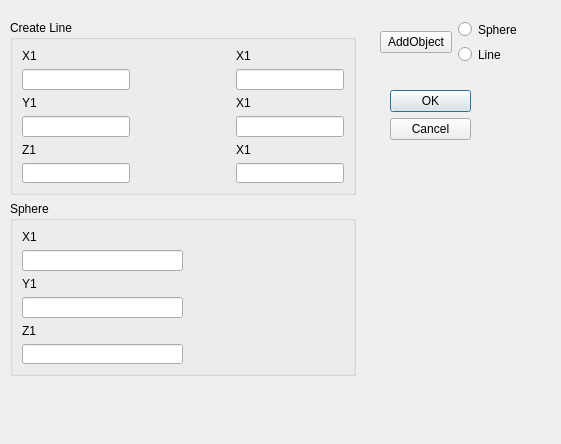
<?xml version="1.0" encoding="UTF-8"?>
<ui version="4.0">
 <class>PolygonPrimitives</class>
 <widget class="QDialog" name="PolygonPrimitives">
  <property name="geometry">
   <rect>
    <x>0</x>
    <y>0</y>
    <width>561</width>
    <height>444</height>
   </rect>
  </property>
  <property name="windowTitle">
   <string>Dialog</string>
  </property>
  <widget class="QDialogButtonBox" name="buttonBox">
   <property name="geometry">
    <rect>
     <x>390</x>
     <y>90</y>
     <width>81</width>
     <height>241</height>
    </rect>
   </property>
   <property name="orientation">
    <enum>Qt::Vertical</enum>
   </property>
   <property name="standardButtons">
    <set>QDialogButtonBox::Cancel|QDialogButtonBox::Ok</set>
   </property>
  </widget>
  <widget class="QWidget" name="">
   <property name="geometry">
    <rect>
     <x>10</x>
     <y>20</y>
     <width>346</width>
     <height>356</height>
    </rect>
   </property>
   <layout class="QVBoxLayout" name="verticalLayout_11">
    <item>
     <widget class="QGroupBox" name="groupBox">
      <property name="title">
       <string>Create Line</string>
      </property>
      <layout class="QVBoxLayout" name="verticalLayout_7">
       <item>
        <layout class="QHBoxLayout" name="horizontalLayout">
         <item>
          <layout class="QVBoxLayout" name="verticalLayout">
           <item>
            <widget class="QLabel" name="label">
             <property name="text">
              <string>X1</string>
             </property>
            </widget>
           </item>
           <item>
            <widget class="QLineEdit" name="lineEdit"/>
           </item>
          </layout>
         </item>
         <item>
          <spacer name="horizontalSpacer">
           <property name="orientation">
            <enum>Qt::Horizontal</enum>
           </property>
           <property name="sizeHint" stdset="0">
            <size>
             <width>40</width>
             <height>20</height>
            </size>
           </property>
          </spacer>
         </item>
         <item>
          <layout class="QVBoxLayout" name="verticalLayout_4">
           <item>
            <widget class="QLabel" name="label_4">
             <property name="text">
              <string>X1</string>
             </property>
            </widget>
           </item>
           <item>
            <widget class="QLineEdit" name="lineEdit_4">
             <property name="text">
              <string/>
             </property>
            </widget>
           </item>
          </layout>
         </item>
        </layout>
       </item>
       <item>
        <layout class="QHBoxLayout" name="horizontalLayout_2">
         <item>
          <layout class="QVBoxLayout" name="verticalLayout_2">
           <item>
            <widget class="QLabel" name="label_2">
             <property name="text">
              <string>Y1</string>
             </property>
            </widget>
           </item>
           <item>
            <widget class="QLineEdit" name="lineEdit_2"/>
           </item>
          </layout>
         </item>
         <item>
          <spacer name="horizontalSpacer_2">
           <property name="orientation">
            <enum>Qt::Horizontal</enum>
           </property>
           <property name="sizeHint" stdset="0">
            <size>
             <width>40</width>
             <height>20</height>
            </size>
           </property>
          </spacer>
         </item>
         <item>
          <layout class="QVBoxLayout" name="verticalLayout_5">
           <item>
            <widget class="QLabel" name="label_5">
             <property name="text">
              <string>X1</string>
             </property>
            </widget>
           </item>
           <item>
            <widget class="QLineEdit" name="lineEdit_5"/>
           </item>
          </layout>
         </item>
        </layout>
       </item>
       <item>
        <layout class="QHBoxLayout" name="horizontalLayout_3">
         <item>
          <layout class="QVBoxLayout" name="verticalLayout_3">
           <item>
            <widget class="QLabel" name="label_3">
             <property name="text">
              <string>Z1</string>
             </property>
            </widget>
           </item>
           <item>
            <widget class="QLineEdit" name="lineEdit_3"/>
           </item>
          </layout>
         </item>
         <item>
          <spacer name="horizontalSpacer_3">
           <property name="orientation">
            <enum>Qt::Horizontal</enum>
           </property>
           <property name="sizeHint" stdset="0">
            <size>
             <width>40</width>
             <height>20</height>
            </size>
           </property>
          </spacer>
         </item>
         <item>
          <layout class="QVBoxLayout" name="verticalLayout_6">
           <item>
            <widget class="QLabel" name="label_6">
             <property name="text">
              <string>X1</string>
             </property>
            </widget>
           </item>
           <item>
            <widget class="QLineEdit" name="lineEdit_7"/>
           </item>
          </layout>
         </item>
        </layout>
       </item>
      </layout>
     </widget>
    </item>
    <item>
     <widget class="QGroupBox" name="groupBox_2">
      <property name="title">
       <string>Sphere</string>
      </property>
      <layout class="QVBoxLayout" name="verticalLayout_9">
       <item>
        <layout class="QHBoxLayout" name="horizontalLayout_4">
         <item>
          <layout class="QVBoxLayout" name="verticalLayout_10">
           <item>
            <widget class="QLabel" name="label_7">
             <property name="text">
              <string>X1</string>
             </property>
            </widget>
           </item>
           <item>
            <widget class="QLineEdit" name="lineEdit_6"/>
           </item>
          </layout>
         </item>
         <item>
          <spacer name="horizontalSpacer_4">
           <property name="orientation">
            <enum>Qt::Horizontal</enum>
           </property>
           <property name="sizeHint" stdset="0">
            <size>
             <width>40</width>
             <height>20</height>
            </size>
           </property>
          </spacer>
         </item>
        </layout>
       </item>
       <item>
        <layout class="QHBoxLayout" name="horizontalLayout_5">
         <item>
          <layout class="QVBoxLayout" name="verticalLayout_12">
           <item>
            <widget class="QLabel" name="label_9">
             <property name="text">
              <string>Y1</string>
             </property>
            </widget>
           </item>
           <item>
            <widget class="QLineEdit" name="lineEdit_9"/>
           </item>
          </layout>
         </item>
         <item>
          <spacer name="horizontalSpacer_5">
           <property name="orientation">
            <enum>Qt::Horizontal</enum>
           </property>
           <property name="sizeHint" stdset="0">
            <size>
             <width>40</width>
             <height>20</height>
            </size>
           </property>
          </spacer>
         </item>
         <item>
          <layout class="QVBoxLayout" name="verticalLayout_13"/>
         </item>
        </layout>
       </item>
       <item>
        <layout class="QHBoxLayout" name="horizontalLayout_6">
         <item>
          <layout class="QVBoxLayout" name="verticalLayout_14">
           <item>
            <widget class="QLabel" name="label_11">
             <property name="text">
              <string>Z1</string>
             </property>
            </widget>
           </item>
           <item>
            <widget class="QLineEdit" name="lineEdit_11"/>
           </item>
          </layout>
         </item>
         <item>
          <spacer name="horizontalSpacer_6">
           <property name="orientation">
            <enum>Qt::Horizontal</enum>
           </property>
           <property name="sizeHint" stdset="0">
            <size>
             <width>40</width>
             <height>20</height>
            </size>
           </property>
          </spacer>
         </item>
         <item>
          <layout class="QVBoxLayout" name="verticalLayout_15"/>
         </item>
        </layout>
       </item>
      </layout>
     </widget>
    </item>
   </layout>
  </widget>
  <widget class="QWidget" name="">
   <property name="geometry">
    <rect>
     <x>380</x>
     <y>20</y>
     <width>142</width>
     <height>44</height>
    </rect>
   </property>
   <layout class="QHBoxLayout" name="horizontalLayout_7">
    <item>
     <widget class="QPushButton" name="pushButton">
      <property name="text">
       <string>AddObject</string>
      </property>
     </widget>
    </item>
    <item>
     <layout class="QVBoxLayout" name="verticalLayout_8">
      <item>
       <widget class="QRadioButton" name="radioButton">
        <property name="text">
         <string>Sphere</string>
        </property>
       </widget>
      </item>
      <item>
       <widget class="QRadioButton" name="radioButton_2">
        <property name="text">
         <string>Line</string>
        </property>
       </widget>
      </item>
     </layout>
    </item>
   </layout>
  </widget>
 </widget>
 <resources/>
 <connections>
  <connection>
   <sender>buttonBox</sender>
   <signal>accepted()</signal>
   <receiver>Dialog</receiver>
   <slot>accept()</slot>
   <hints>
    <hint type="sourcelabel">
     <x>248</x>
     <y>254</y>
    </hint>
    <hint type="destinationlabel">
     <x>157</x>
     <y>274</y>
    </hint>
   </hints>
  </connection>
  <connection>
   <sender>buttonBox</sender>
   <signal>rejected()</signal>
   <receiver>Dialog</receiver>
   <slot>reject()</slot>
   <hints>
    <hint type="sourcelabel">
     <x>316</x>
     <y>260</y>
    </hint>
    <hint type="destinationlabel">
     <x>286</x>
     <y>274</y>
    </hint>
   </hints>
  </connection>
 </connections>
</ui>
